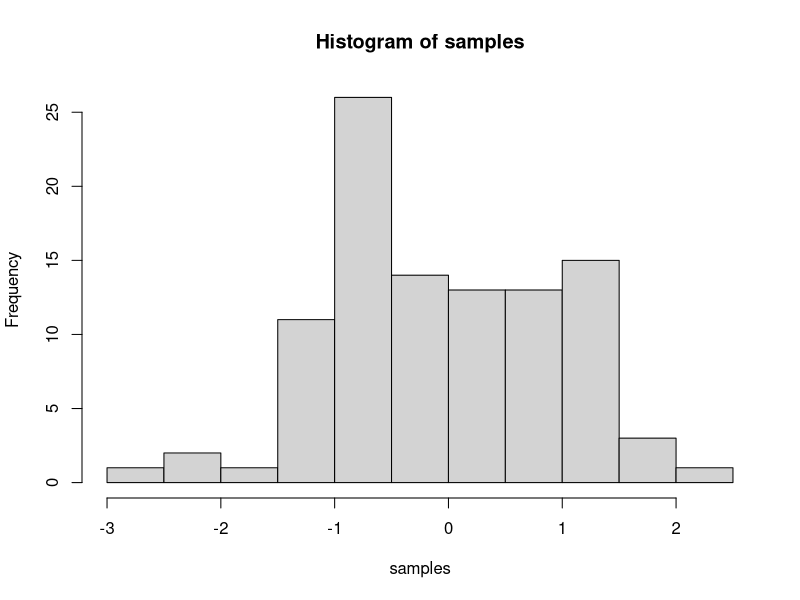

Generate this figure with R:
## ---- chunk 1
knitr::opts_chunk$set(message=FALSE,warning=FALSE, cache=TRUE)
## ---- chunk 2
1+1
89392-8373 
4*3
122/12
## ---- chunk 3
mel <-1
other<-23456789
a<-1
b<-20
c<-40

a+b

c-b

other/c 

(a+c)/b

## ---- chunk 4


## ---- chunk 5
samples <- rnorm(100, mean=0, sd=1)
hist(samples)
## ---- chunk 6
1+2
2*5
5/3
(1+6+4)/5

## ---- chunk 7
a<-1
b<-2
a+b

d<-c(1,2,3)
e<-c(5,6,7)
d+e
d*e
d/e

## ---- chunk 8
# for loop solution
# i becomes the number 1 to 100 at each step of the loop


a <- length(100) # make empty variable, set length to 100
for (i in 1:100){
  a[i] <-i #assigns the number in i, to the ith index of a
}

print(a)

# for loop solution #2

a<-c() #create empty variable using combine command
for (i in 1:100){
  a<-c(a,i) # keeps combining a with itself and the new number in i
}
print(a)

# seq solution
a <- seq(1,100,1) # look up help for seq using ?seq() in console
print(a)

